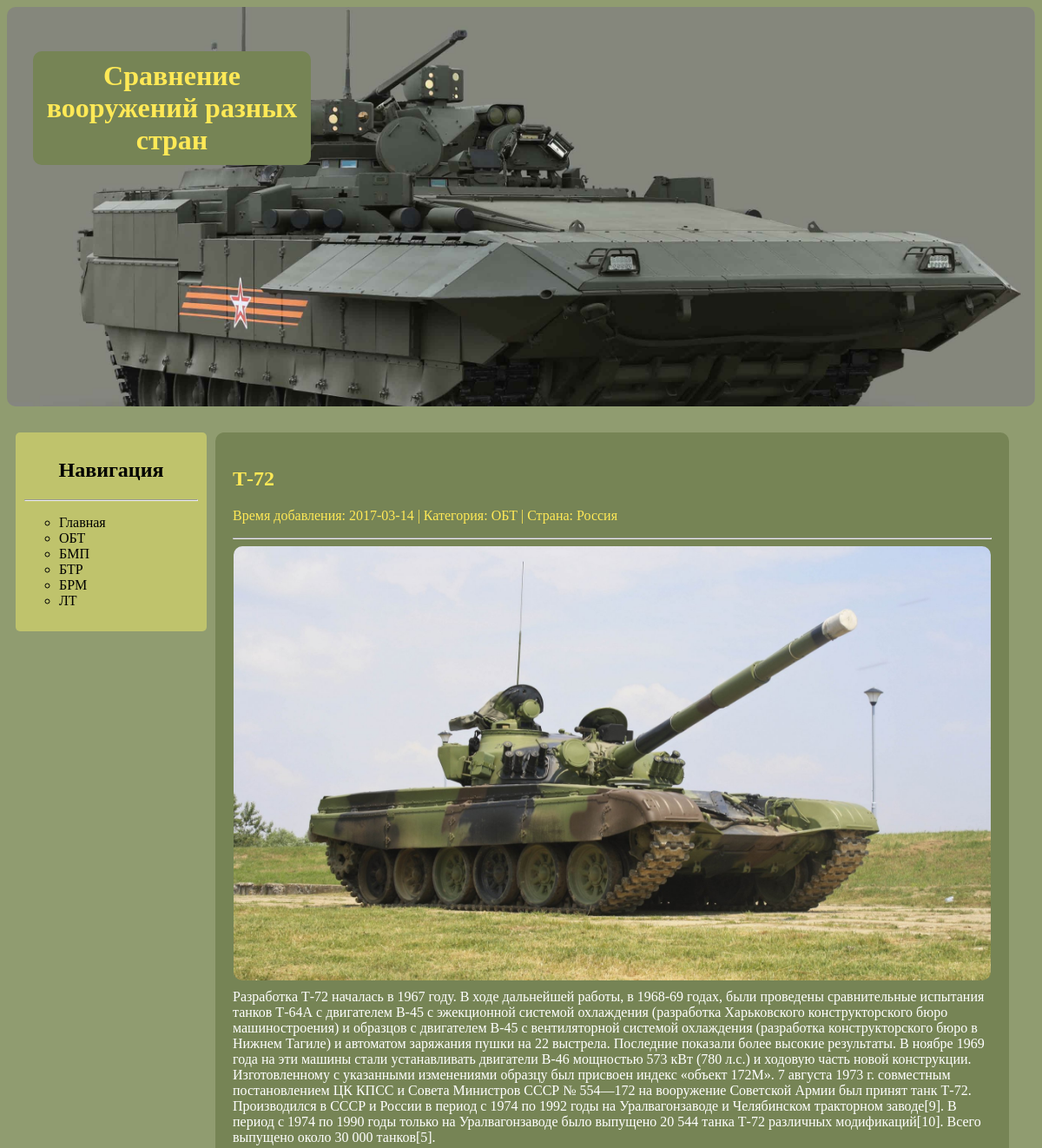
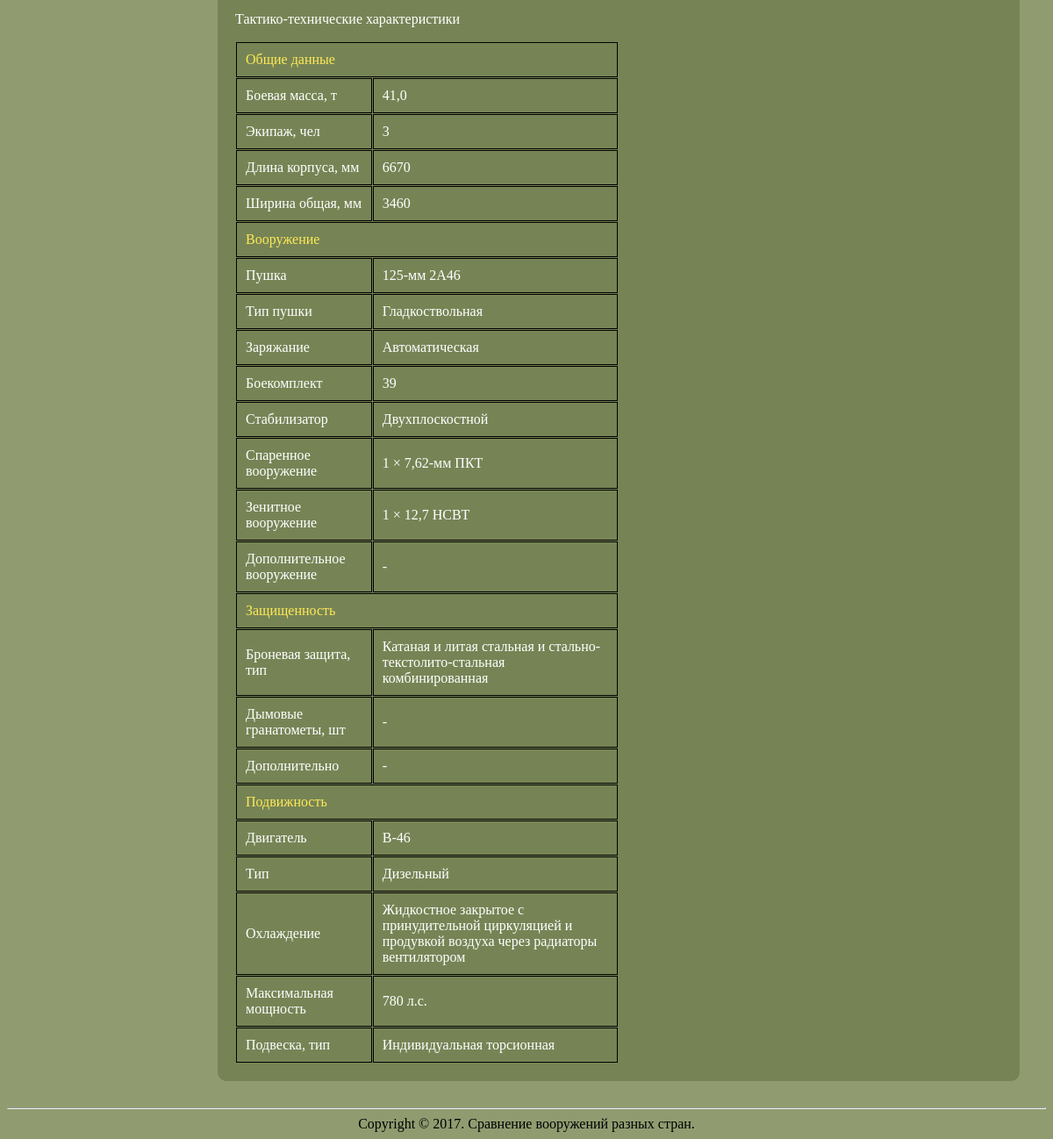
The app's page /item/2 with its own data (2 pictures, top to bottom).
### tables this page shows
CREATE TABLE `mil_items` (
  `id` int(11) NOT NULL,
  `title` text NOT NULL,
  `date` date NOT NULL,
  `cat_id` int(11) NOT NULL,
  `img` text NOT NULL,
  `short_desc` text NOT NULL,
  `full_desc` text NOT NULL,
  `fields` text NOT NULL
);

CREATE TABLE `mil_cats` (
  `cat_id` int(11) NOT NULL,
  `cat_name` text NOT NULL
);

### include/config.php (called while the page is built, shortened)
<?php
$table_items = 'mil_items';
$table_cats = 'mil_cats';
$site_title = 'Сайт сравнения вооружений';

### include/functions.php (called while the page is built, shortened)
<?php
include_once("config.php");
include_once("Template.php");
function parse_fiels($fields)
{
    $fields = explode("||", $fields);
    $values = array();
    foreach ($fields as $f)
    {
        $row = explode("|", $f);
        $values['x_' . $row[0]] = $row[1];
    }
    return $values;
}
function get_page($p_id)
{
    global $db_host, $db_name, $db_user, $db_pass, $table_items, $table_cats, $site_title;
    $p_id = abs(intval($p_id));
    $conn = mysqli_connect($db_host, $db_user, $db_pass, $db_name);
    $result = mysqli_query($conn, "SELECT * FROM $table_items i JOIN $table_cats c ON c.cat_id = i.cat_id WHERE i.id = $p_id LIMIT 1");
    $row = mysqli_fetch_array($result);
    $tpl = new Template();
    $tpl->get_tpl('fullstory.tpl');
    $tpl->tpl_parse();
    $content = $tpl->template;
    $tpl = new Template();
    $tpl->get_tpl('header.tpl');
    $tpl->tpl_parse();
    $header = $tpl->template;
    $tpl = new Template();
    $tpl->get_tpl('main.tpl');
    $tpl->set_var('CONTENT', $content);
    $tpl->set_var('HEADER', $header);
    $tpl->set_var('SITE-TITLE', $site_title . " | " . $row['title']);
    $tpl->set_array($row);
    $tpl->set_array(parse_fiels($row['fields']));
    $tpl->tpl_parse();
    return $tpl->template;
}

### include/Template.php (called while the page is built)
<?php
class Template
{
    public $template;
    public static $tpl_path;
    private $vars = array();
    public function get_tpl($tpl_name)
    {
        $tpl_name = Template::$tpl_path . $tpl_name;
        if(empty($tpl_name) || !file_exists($tpl_name))
        {
            return false;
        }
        else
        {
            $this->template  = file_get_contents($tpl_name);
        }
    }
    public function set_var($key, $var)
    {
        $this->vars[$key] = $var;
    }
    public function set_array($array)
    {
        foreach($array as $key => $value)
        {
            $this->vars[$key] = $value;
        }
    }
    public function tpl_parse()
    {
        foreach($this->vars as $key => $value)
        {
            $this->template = str_replace("{" . strtoupper($key) . "}", $value, $this->template);
        }
    }
}

### index.php (the view)
<?php
include_once("./include/functions.php");
if (!empty($_GET['item']))
{
    echo get_page($_GET['item']);
}
else
{
    $cat_id = $_GET['cat_id'] ?? 0;
    echo get_cat($cat_id);
}

### template/css/style.css (style rules this page uses)
body { background: #909C70; }
h2 { color: #FFE956; }
.header-main { background: url('/template/img/header.jpg') no-repeat; background-size: cover; margin-bottom: 30px; border-radius: 10px; padding: 30px; height: 400px; }
.header-main_text { background: #768455; color: #FFE956; width: 300px; text-align: center; padding: 10px; border-radius: 10px; }
.aside-header { color: #000; text-align: center; }
.nav { background: #BFC36C; margin-left: 10px; border-radius: 5px; padding: 10px; width: 200px; float: left; }
.nav ul { list-style-type: circle; }
.nav a { text-decoration: none; color: #000; }
footer { text-align: center; }
.fullstory { background: #768455; padding: 20px; margin-left: 240px; margin-right: 30px; margin-bottom: 30px; border-radius: 10px; display: block; color: #fff; }
.fullstory-bar { color: #FFE956; }
.fullstory-img { vertical-align: top; }
.fullstory-img img { display: block; margin: 0 auto; margin-bottom: 10px; border-radius: 10px; height:500px; }
.fullstory-ttx { width: 50%; }
.fullstory-table { color: #fff; }
.fullstory-table td, th { padding: 10px; border: 1px solid black; }
.fullstory-table-title { color: #FFE956; }
.fullstory-content { vertical-align: top; }
.fullstory-block { overflow:hidden; width:100%; }

### records on screen
mil_items: get_page($_GET['item']) "Сравнение вооружений разных стран Навигация Главная ОБТ БМП БТР БРМ ЛТ Т-72 Время добавления: 2017-03-14 | Категория: ОБТ | Страна: Россия Разработка Т-72 началась в 1967 году. В ходе дальнейшей работы, в 1968-69 годах, были проведены сравнительные испытания танков Т-64А с двигателем В-45 с эжекционной системой охлаждения (разработка Харьковского конструкторского бюро машиностроения) и образцов с двигателем В-45 с вентиляторной системой охлаждения (разработка конструкторского бюро в Нижнем Тагиле) и автоматом заряжания пушки на 22 выстрела. Последние показали более высокие результаты. В ноябре 1969 года на эти машины стали устанавливать двигатели В-46 мощностью 573 кВт (780 л.с.) и ходовую…", title+fields (picture)
